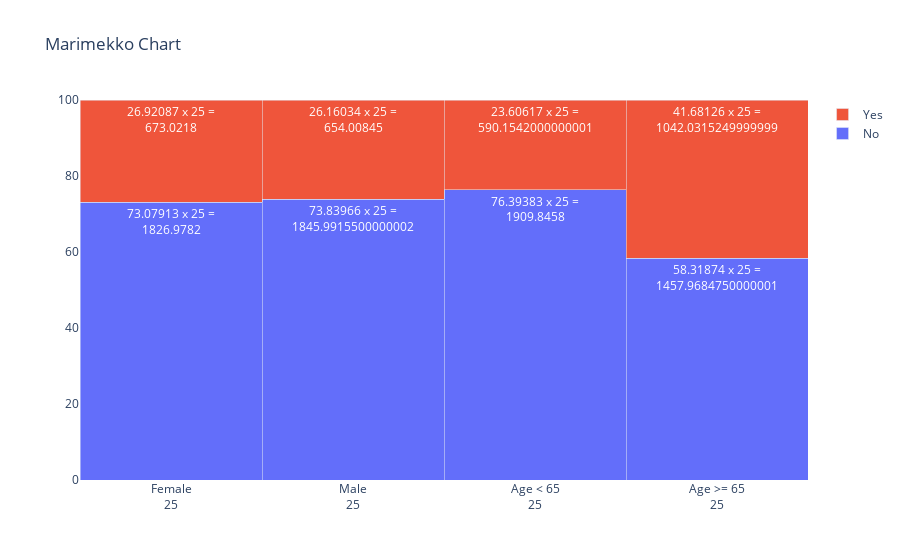

Source (notebook cell):
### Code cell
import plotly.graph_objects as go
import numpy as np

labels = ["Female","Male","Age < 65","Age >= 65"]
widths = np.array([25,25,25,25])

data = {
    "No": [73.079128,73.839662,76.393832,58.318739],
    "Yes": [26.920872,26.160338,23.606168,41.681261]
}

fig = go.Figure()
for key in data:
    fig.add_trace(go.Bar(
        name=key,
        y=data[key],
        x=np.cumsum(widths)-widths,
        width=widths,
        offset=0,
        customdata=np.transpose([labels, widths*data[key]]),
        texttemplate="%{y} x %{width} =<br>%{customdata[1]}",
        textposition="inside",
        textangle=0,
        textfont_color="white",
        hovertemplate="<br>".join([
            "label: %{customdata[0]}",
            "width: %{width}",
            "height: %{y}",
            "area: %{customdata[1]}",
        ])
    ))

fig.update_xaxes(
    tickvals=np.cumsum(widths)-widths/2,
    ticktext= ["%s<br>%d" % (l, w) for l, w in zip(labels, widths)]
)

fig.update_xaxes(range=[0,100])
fig.update_yaxes(range=[0,100])

fig.update_layout(
    title_text="Marimekko Chart",
    barmode="stack",
    uniformtext=dict(mode="hide", minsize=10),
)

### Figure 1 — Plotly figure (JSON) as saved in the notebook; plotly's stock layout.template omitted (floating-point values rounded to 4 significant figures)
{"data": [{"customdata": [["Female", "1826.9782"], ["Male", "1845.9915500000002"], ["Age < 65", "1909.8458"], ["Age >= 65", "1457.9684750000001"]], "hovertemplate": "label: %{customdata[0]}<br>width: %{width}<br>height: %{y}<br>area: %{customdata[1]}", "name": "No", "offset": 0, "textangle": 0, "textfont": {"color": "white"}, "textposition": "inside", "texttemplate": "%{y} x %{width} =<br>%{customdata[1]}", "type": "bar", "width": [25, 25, 25, 25], "x": [0, 25, 50, 75], "y": [73.08, 73.84, 76.39, 58.32]}, {"customdata": [["Female", "673.0218"], ["Male", "654.00845"], ["Age < 65", "590.1542000000001"], ["Age >= 65", "1042.0315249999999"]], "hovertemplate": "label: %{customdata[0]}<br>width: %{width}<br>height: %{y}<br>area: %{customdata[1]}", "name": "Yes", "offset": 0, "textangle": 0, "textfont": {"color": "white"}, "textposition": "inside", "texttemplate": "%{y} x %{width} =<br>%{customdata[1]}", "type": "bar", "width": [25, 25, 25, 25], "x": [0, 25, 50, 75], "y": [26.92, 26.16, 23.61, 41.68]}], "layout": {"barmode": "stack", "title": {"text": "Marimekko Chart"}, "uniformtext": {"minsize": 10, "mode": "hide"}, "xaxis": {"range": [0, 100], "ticktext": ["Female<br>25", "Male<br>25", "Age < 65<br>25", "Age >= 65<br>25"], "tickvals": [12.5, 37.5, 62.5, 87.5]}, "yaxis": {"range": [0, 100]}}}
